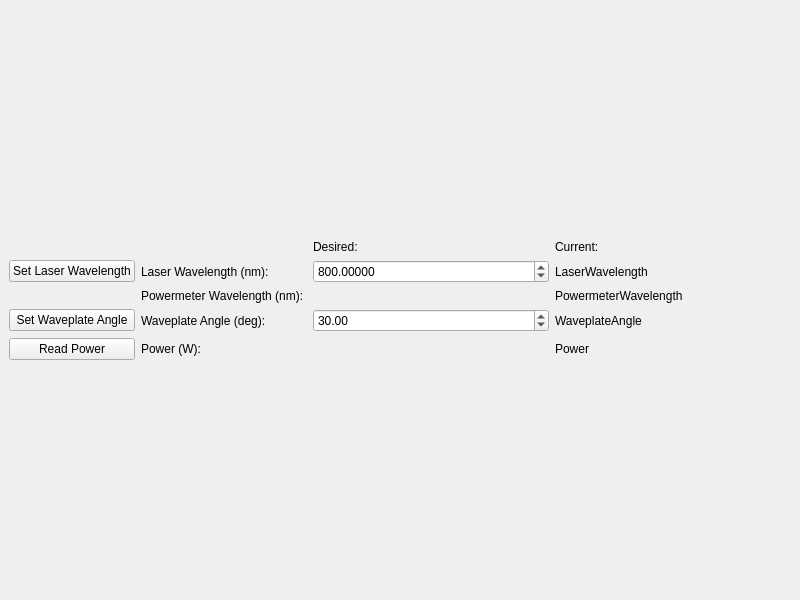
<?xml version="1.0" encoding="UTF-8"?>
<ui version="4.0">
 <class>MainWindow</class>
 <widget class="QMainWindow" name="MainWindow">
  <property name="geometry">
   <rect>
    <x>0</x>
    <y>0</y>
    <width>800</width>
    <height>600</height>
   </rect>
  </property>
  <property name="windowTitle">
   <string>Power and wavelength control</string>
  </property>
  <widget class="QWidget" name="centralwidget">
   <layout class="QVBoxLayout" name="verticalLayout">
    <item>
     <layout class="QGridLayout" name="gridLayout">
      <item row="3" column="2">
       <widget class="QDoubleSpinBox" name="WaveplateAngleDoubleSpinBox">
        <property name="decimals">
         <number>2</number>
        </property>
        <property name="minimum">
         <double>0.000000000000000</double>
        </property>
        <property name="maximum">
         <double>360.000000000000000</double>
        </property>
        <property name="singleStep">
         <double>0.100000000000000</double>
        </property>
        <property name="value">
         <double>30.000000000000000</double>
        </property>
       </widget>
      </item>
      <item row="1" column="2">
       <widget class="QDoubleSpinBox" name="WavelengthDoubleSpinBox">
        <property name="sizePolicy">
         <sizepolicy hsizetype="MinimumExpanding" vsizetype="Fixed">
          <horstretch>0</horstretch>
          <verstretch>0</verstretch>
         </sizepolicy>
        </property>
        <property name="decimals">
         <number>5</number>
        </property>
        <property name="minimum">
         <double>725.000000000000000</double>
        </property>
        <property name="maximum">
         <double>975.000000000000000</double>
        </property>
        <property name="value">
         <double>800.000000000000000</double>
        </property>
       </widget>
      </item>
      <item row="0" column="2">
       <widget class="QLabel" name="label">
        <property name="sizePolicy">
         <sizepolicy hsizetype="Preferred" vsizetype="Fixed">
          <horstretch>0</horstretch>
          <verstretch>0</verstretch>
         </sizepolicy>
        </property>
        <property name="text">
         <string>Desired: </string>
        </property>
       </widget>
      </item>
      <item row="3" column="1">
       <widget class="QLabel" name="label_18">
        <property name="sizePolicy">
         <sizepolicy hsizetype="Minimum" vsizetype="Preferred">
          <horstretch>0</horstretch>
          <verstretch>0</verstretch>
         </sizepolicy>
        </property>
        <property name="text">
         <string>Waveplate Angle (deg): </string>
        </property>
       </widget>
      </item>
      <item row="1" column="1">
       <widget class="QLabel" name="label_7">
        <property name="sizePolicy">
         <sizepolicy hsizetype="Minimum" vsizetype="Preferred">
          <horstretch>0</horstretch>
          <verstretch>0</verstretch>
         </sizepolicy>
        </property>
        <property name="text">
         <string>Laser Wavelength (nm): </string>
        </property>
       </widget>
      </item>
      <item row="1" column="3">
       <widget class="QLabel" name="LaserWavelengthLabel">
        <property name="sizePolicy">
         <sizepolicy hsizetype="MinimumExpanding" vsizetype="Preferred">
          <horstretch>0</horstretch>
          <verstretch>0</verstretch>
         </sizepolicy>
        </property>
        <property name="text">
         <string>LaserWavelength</string>
        </property>
       </widget>
      </item>
      <item row="4" column="1">
       <widget class="QLabel" name="label_19">
        <property name="sizePolicy">
         <sizepolicy hsizetype="Minimum" vsizetype="Fixed">
          <horstretch>0</horstretch>
          <verstretch>0</verstretch>
         </sizepolicy>
        </property>
        <property name="text">
         <string>Power (W): </string>
        </property>
       </widget>
      </item>
      <item row="2" column="3">
       <widget class="QLabel" name="PowermeterWavelengthLabel">
        <property name="sizePolicy">
         <sizepolicy hsizetype="MinimumExpanding" vsizetype="Preferred">
          <horstretch>0</horstretch>
          <verstretch>0</verstretch>
         </sizepolicy>
        </property>
        <property name="text">
         <string>PowermeterWavelength</string>
        </property>
       </widget>
      </item>
      <item row="4" column="3">
       <widget class="QLabel" name="PowerLabel">
        <property name="text">
         <string>Power</string>
        </property>
       </widget>
      </item>
      <item row="0" column="3">
       <widget class="QLabel" name="label_3">
        <property name="text">
         <string>Current: </string>
        </property>
       </widget>
      </item>
      <item row="3" column="3">
       <widget class="QLabel" name="WaveplateAngleLabel">
        <property name="text">
         <string>WaveplateAngle</string>
        </property>
       </widget>
      </item>
      <item row="2" column="1">
       <widget class="QLabel" name="label_15">
        <property name="sizePolicy">
         <sizepolicy hsizetype="Minimum" vsizetype="Fixed">
          <horstretch>0</horstretch>
          <verstretch>0</verstretch>
         </sizepolicy>
        </property>
        <property name="text">
         <string>Powermeter Wavelength (nm): </string>
        </property>
       </widget>
      </item>
      <item row="1" column="0">
       <widget class="QPushButton" name="SetWavelengthPushButton">
        <property name="text">
         <string>Set Laser Wavelength</string>
        </property>
       </widget>
      </item>
      <item row="3" column="0">
       <widget class="QPushButton" name="SetWaveplateAnglePushButton">
        <property name="text">
         <string>Set Waveplate Angle</string>
        </property>
       </widget>
      </item>
      <item row="4" column="0">
       <widget class="QPushButton" name="ReadPowerPushButton">
        <property name="text">
         <string>Read Power</string>
        </property>
       </widget>
      </item>
     </layout>
    </item>
   </layout>
  </widget>
 </widget>
 <resources/>
 <connections/>
</ui>
